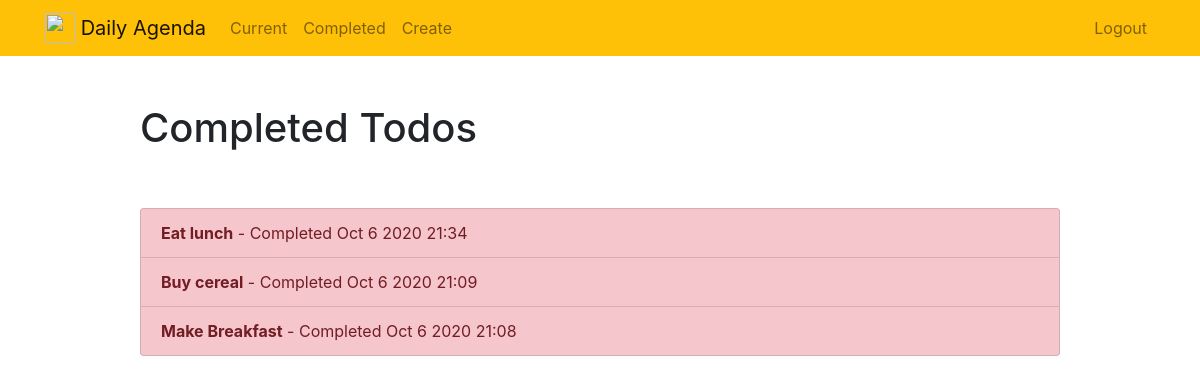
The app's page /completed/ (signed in) with its own data.
### todo/models.py (models this page shows, shortened)
class Todo(models.Model):
    title = models.CharField(max_length=100)
    memo = models.TextField(blank=True)
    created = models.DateTimeField(auto_now_add=True)
    datecompleted = models.DateTimeField(null=True, blank=True)
    important = models.BooleanField(default=False)
    user = models.ForeignKey(User, on_delete=models.CASCADE)

### todo/views.py (the view)
# urls.py: path('completed/', views.completedtodos, name='completedtodos'),
@login_required
def completedtodos(request):
    todos = Todo.objects.filter(user=request.user, datecompleted__isnull=False).order_by('-datecompleted')
    return render(request, 'todo/completedtodos.html', {'todos':todos})

### todo/templates/todo/completedtodos.html
{% extends "todo/base.html" %}
{% block content %}
<div class="row justify-content-center mt-5">
  <div class="col-md-10">
    <h1>Completed Todos</h1>
  </div>
</div>
<div class="row justify-content-center mt-5">
  <div class="col-md-10">
    <div class="list-group">
      {% for todo in todos %}
      <a href="{% url 'viewtodo' todo.id %}" class="list-group-item list-group-item-action{% if todo.important %} list-group-item-danger{% endif %}"><b>{{ todo.title }}</b> - Completed {{ todo.datecompleted|date:'M j Y H:i' }}</a>
      {% endfor %}
    </div>
  </div>
</div>
{% endblock %}}

### records on screen
Todo: title "Eat lunch", datecompleted "Oct 6 2020 21:34"
Todo: title "Buy cereal", datecompleted "Oct 6 2020 21:09"
Todo: title "Make Breakfast", datecompleted "Oct 6 2020 21:08"
